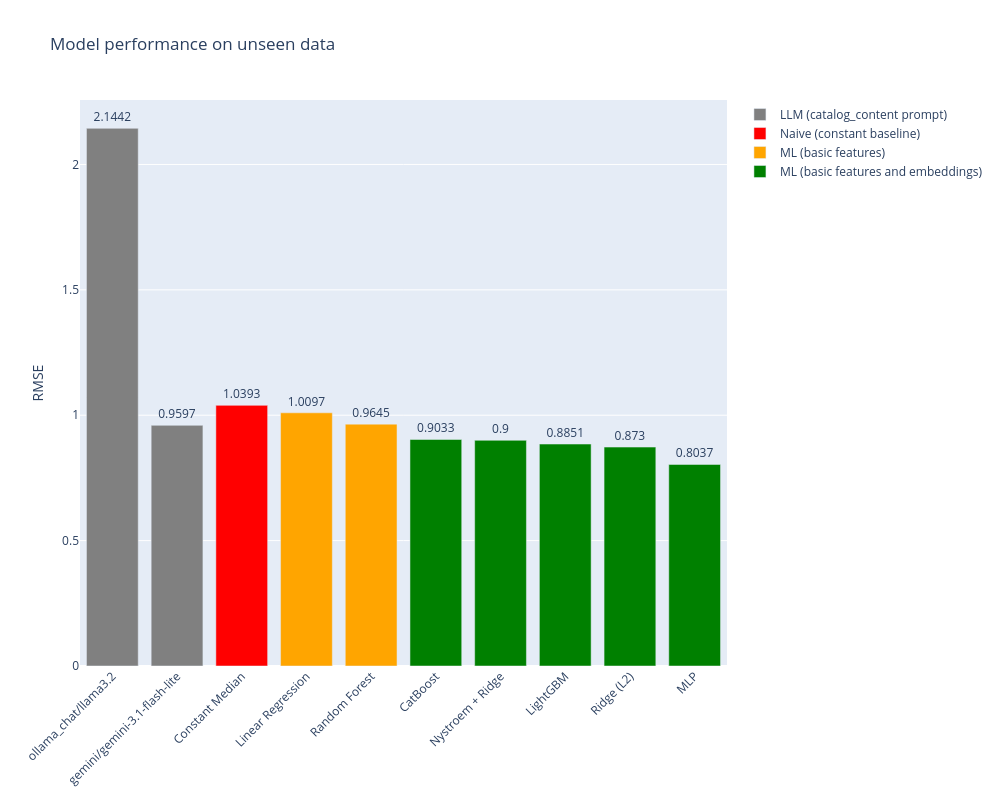

Source (notebook cell):
### Code cell
def fmt_num(x, ndigits=4):
    return None if pd.isna(x) else f"{x:.{ndigits}f}"


color_map = {
    "Naive (constant baseline)": "red",
    "ML (basic features)": "orange",
    "ML (basic features and embeddings)": "green",
    "LLM (catalog_content prompt)": "gray"
}

plot_df = results_metadata_df.sort_values("test_score", ascending=False).copy()

fig = go.Figure()

plot_df = results_metadata_df.sort_values("test_score", ascending=False).copy()
feature_order = plot_df["feature_label"].drop_duplicates().tolist()

for feature_label in feature_order:
    group = plot_df[plot_df["feature_label"] == feature_label]

    hover_text = [
        (
            f"Model: {row.model_name}"
            f"<br>Family: {row.model_family}"
            f"<br>Features: {row.feature_label}"
            f"<br>CV RMSE: {fmt_num(row.cv_score_mean)}"
            f" ± {fmt_num(row.cv_score_std)}"
            f"<br>Train RMSE: {fmt_num(row.train_score)}"
            f"<br>Test RMSE: {fmt_num(row.test_score)}"
            f"<br>Notes: {row.params if row.feature_label == 'LLM (catalog_content prompt)' else 'N/A'}"
        )
        for row in group.itertuples(index=False)
    ]

    fig.add_trace(
        go.Bar(
            x=group["model_name"],
            y=group["test_score"],
            name=feature_label,
            marker_color=color_map.get(feature_label, "gray"),
            text=group["test_score"].round(4),
            textposition="outside",
            hovertext=hover_text,
            hoverinfo="text",
        )
    )

fig.update_layout(
    title="Model performance on unseen data",
    yaxis=dict(title="RMSE"),
    xaxis=dict(tickangle=-45),
    width=1000,
    height=800,
    barmode="group",
)

fig.show()

### Figure 1 — Plotly figure (JSON) as saved in the notebook; plotly's stock layout.template omitted (floating-point values rounded to 4 significant figures)
{"data": [{"hoverinfo": "text", "hovertext": ["Model: ollama_chat/llama3.2<br>Family: Llama<br>Features: LLM (catalog_content prompt)<br>CV RMSE: None ± None<br>Train RMSE: None<br>Test RMSE: 2.1442<br>Notes: {\"n_preds\": 299, \"pct_of_pred\": \"2.0%\", \"n_test_rows\": 14980}", "Model: gemini/gemini-3.1-flash-lite<br>Family: Gemini<br>Features: LLM (catalog_content prompt)<br>CV RMSE: None ± None<br>Train RMSE: None<br>Test RMSE: 0.9597<br>Notes: {\"n_preds\": 300, \"pct_of_pred\": \"2.0%\", \"n_test_rows\": 14980}"], "marker": {"color": "gray"}, "name": "LLM (catalog_content prompt)", "text": [2.144, 0.9597], "textposition": "outside", "type": "bar", "x": ["ollama_chat/llama3.2", "gemini/gemini-3.1-flash-lite"], "y": [2.144, 0.9597]}, {"hoverinfo": "text", "hovertext": ["Model: Constant Median<br>Family: Dummy<br>Features: Naive (constant baseline)<br>CV RMSE: 1.0407 ± 0.0048<br>Train RMSE: 1.0407<br>Test RMSE: 1.0393<br>Notes: N/A"], "marker": {"color": "red"}, "name": "Naive (constant baseline)", "text": [1.039], "textposition": "outside", "type": "bar", "x": ["Constant Median"], "y": [1.039]}, {"hoverinfo": "text", "hovertext": ["Model: Linear Regression<br>Family: Linear<br>Features: ML (basic features)<br>CV RMSE: 1.0089 ± 0.0048<br>Train RMSE: 1.0088<br>Test RMSE: 1.0097<br>Notes: N/A", "Model: Random Forest<br>Family: Tree-based<br>Features: ML (basic features)<br>CV RMSE: 0.9702 ± 0.0044<br>Train RMSE: 0.9539<br>Test RMSE: 0.9645<br>Notes: N/A"], "marker": {"color": "orange"}, "name": "ML (basic features)", "text": [1.01, 0.9645], "textposition": "outside", "type": "bar", "x": ["Linear Regression", "Random Forest"], "y": [1.01, 0.9645]}, {"hoverinfo": "text", "hovertext": ["Model: CatBoost<br>Family: Tree-based<br>Features: ML (basic features and embeddings)<br>CV RMSE: 0.9069 ± 0.0036<br>Train RMSE: 0.8969<br>Test RMSE: 0.9033<br>Notes: N/A", "Model: Nystroem + Ridge<br>Family: Non-Parametric<br>Features: ML (basic features and embeddings)<br>CV RMSE: 0.9088 ± 0.0044<br>Train RMSE: 0.9019<br>Test RMSE: 0.9000<br>Notes: N/A", "Model: LightGBM<br>Family: Tree-based<br>Features: ML (basic features and embeddings)<br>CV RMSE: 0.8888 ± 0.0033<br>Train RMSE: 0.8641<br>Test RMSE: 0.8851<br>Notes: N/A", "Model: Ridge (L2)<br>Family: Linear<br>Features: ML (basic features and embeddings)<br>CV RMSE: 0.8804 ± 0.0030<br>Train RMSE: 0.8741<br>Test RMSE: 0.8730<br>Notes: N/A", "Model: MLP<br>Family: NN<br>Features: ML (basic features and embeddings)<br>CV RMSE: 0.8278 ± 0.0032<br>Train RMSE: 0.6206<br>Test RMSE: 0.8037<br>Notes: N/A"], "marker": {"color": "green"}, "name": "ML (basic features and embeddings)", "text": [0.9033, 0.9, 0.8851, 0.873, 0.8037], "textposition": "outside", "type": "bar", "x": ["CatBoost", "Nystroem + Ridge", "LightGBM", "Ridge (L2)", "MLP"], "y": [0.9033, 0.9, 0.8851, 0.873, 0.8037]}], "layout": {"barmode": "group", "height": 800, "title": {"text": "Model performance on unseen data"}, "width": 1000, "xaxis": {"tickangle": -45}, "yaxis": {"title": {"text": "RMSE"}}}}
